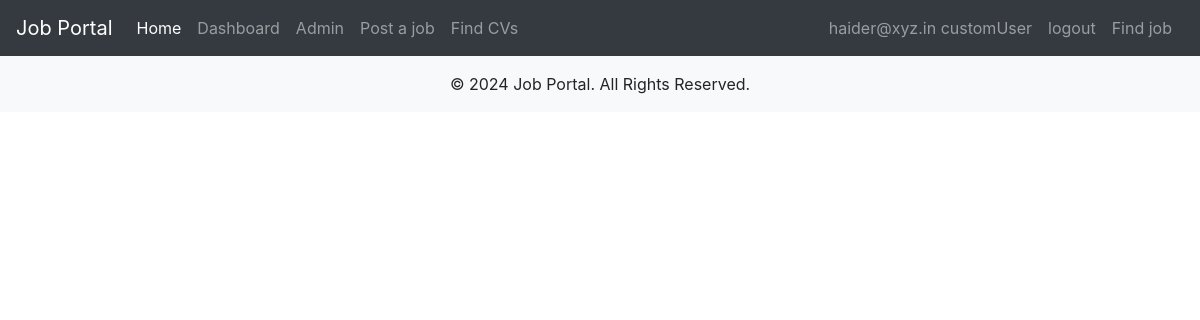
The app's page /JobApp/recruiter_job_view/ (signed in), older data.
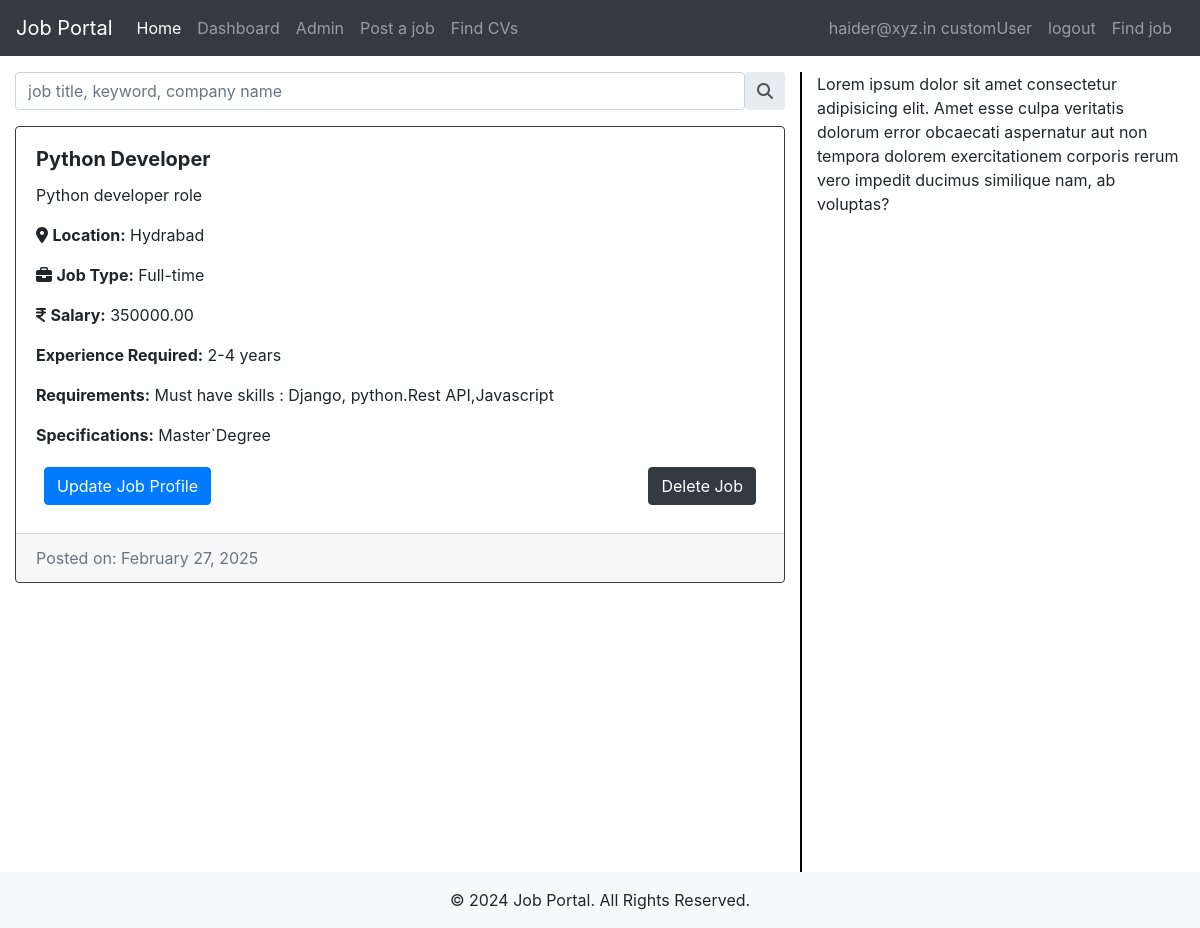
The same page, newer data.
### users/models.py (models this page shows)
class CustomUser(AbstractBaseUser,PermissionsMixin):
    username=None  #Removed the username field*/
    email = models.EmailField(_("email address"), unique=True)
    first_name = models.CharField(max_length=100)
    last_name = models.CharField(max_length=100)
    is_staff = models.BooleanField(default=False)
    is_active = models.BooleanField(default=True)
    date_joined = models.DateTimeField(_("join date"), default=timezone.now)
    USER_TYPE_CHOICES = (
        ('candidate', 'Candidate'),
        ('recruiter', 'Recruiter'),
    )
    user_type = models.CharField(max_length=10,choices=USER_TYPE_CHOICES)
    USERNAME_FIELD="email"
    REQUIRED_FIELDS=[]
    objects=CustomUserManager()
    def __str__(self):
        return  f'{self.email} customUser'

### JobApp/models.py (models this page shows, shortened)
class Job(models.Model):
    recruiter = models.ForeignKey(
        CustomUser,
        on_delete=models.CASCADE,
        limit_choices_to={'user_type': 'recruiter'}
    )
    title = models.CharField(max_length=255)
    description = models.TextField()
    location = models.CharField(max_length=255)
    job_type = models.CharField(
        max_length=50,
        choices=[
            ('full-time', 'Full-time'),
            ('part-time', 'Part-time'),
            ('internship', 'Internship')
        ]
    )
    salary = models.DecimalField(
        max_digits=10,
        decimal_places=2,
        null=True,
        blank=True
    )
    skills =models.ManyToManyField("Skill", related_name='technical_skill',blank=True)
    requirements = models.TextField(help_text="List of job requirements")
    experience_required = models.CharField(
        max_length=100,
        help_text="Required experience level"
    )
    specifications = models.TextField(
        null=True,
        blank=True,
        help_text="Any other specific requirements"
    )
    education=models.CharField(_("Education"), max_length=50,choices=education, default='masters')
    language=models.CharField(_("Languages"), max_length=50,choices=language,default='eng')
    schedule=models.CharField(_("Shift and schedule"), max_length=50,choices=shift,default='morning')
    work_mode = models.CharField(
        max_length=10,
        choices=WORK_MODE_CHOICES,
        default='Onsite',  # Default to 'Onsite'
    )
    created_at = models.DateTimeField(auto_now_add=True, null=True)
    updated_at = models.DateTimeField(auto_now=True, null=True)
    is_published = models.BooleanField(default=False)
    is_closed = models.BooleanField(default=False)
    Vacancy = models.CharField(max_length=10, null=True)
    end_date = models.DateField(max_length=20, null=True,default='None')
    gender = models.CharField(max_length=30,choices=gender_chioce ,blank=True)
    likes=models.ManyToManyField(CustomUser,related_name='job_likes')

### JobApp/permission.py (the view)
    def wrap(request, *args, **kwargs):
        if request.user.user_type == 'recruiter':
            return function(request, *args, **kwargs)
        else:
            raise PermissionDenied

### JobApp/permission.py (called while the page is built)
def user_is_recruiter(function):
    def wrap(request, *args, **kwargs):
        if request.user.user_type == 'recruiter':
            return function(request, *args, **kwargs)
        else:
            raise PermissionDenied
    return wrap

### JobApp/views.py (called while the page is built)
@login_required(login_url=reverse_lazy('Account:signin'))
@user_is_recruiter
def recruiter_job_view(request):
    if request.user.is_authenticated:
        recruiter_jobs=Job.objects.filter(recruiter=request.user)
        print(request.user)
        return render(request, 'JobApp/recruiterJobPage.html', {'recruiter_jobs':recruiter_jobs})
    else:
        return redirect('Account:signin')

### templates/JobApp/recruiterJobPage.html (shortened to what this page needs)
{% extends "base.html" %}
{% load static %}
{% block content %}
<link rel="stylesheet" href="https://cdnjs.cloudflare.com/ajax/libs/font-awesome/6.6.0/css/all.min.css" />
{% include "recruiter_navbar.html" %}
{% if recruiter_jobs %}
<div class="container-fluid mt-3">
    <div class="row">
        <div class="col-md-8">
            <div class="input-group rounded mb-3">
                <input type="search" class="form-control rounded" placeholder="job title, keyword, company name" aria-label="Search" aria-describedby="search-addon" />
                <span class="input-group-text border-0" id="search-addon">
                    <i class="fas fa-search"></i>
                </span>
            </div>
            {% for job in recruiter_jobs %}
            <div class="card  shadow-sm mb-4 border border-dark rounded" >
                <article class="card-body">
                    <h5 class="card-title"><b>{{ job.title }}</b></h5>
                    <p class="card-text">{{ job.description|truncatewords:20 }}</p>
                    <p><i class="fa-sharp fa-solid fa-location-dot"></i>
                        <strong>Location:</strong> {{ job.location }}</p>
                    <p><i class="fa-solid fa-briefcase"></i> <strong>Job Type:</strong> {{ job.get_job_type_display }}</p>
                    <p> <i class="fa-solid fa-indian-rupee-sign"></i> <strong>Salary:</strong> {{ job.salary|default:"Not specified" }}</p>
                    <p> <strong>Experience Required:</strong> {{ job.experience_required }}</p>
                    <p><strong>Requirements:</strong> {{ job.requirements|linebreaksbr }}</p>
                    {% if job.specifications %}
                    <p><strong>Specifications:</strong> {{ job.specifications|linebreaksbr }}</p>
                    {% endif %}
                    <div class="row p-1 m-1 d-flex justify-content-between">
                        <a href="" class="btn btn-primary">Update Job Profile</a>
                        <a href="" class="btn btn-dark">Delete Job</a>
                    </div>
                </article>
                <div class="card-footer text-muted">
                    Posted on: {{ job.created_at|date:"F d, Y" }}
                </div>
            </div>
            {% endfor %}
        </div>
        <div class="col-md-4" style="border-left: 2px solid black; height: 100vh;">
            <p>Lorem ipsum dolor sit amet consectetur adipisicing elit. Amet esse culpa veritatis dolorum error obcaecati aspernatur aut non tempora dolorem exercitationem corporis rerum vero impedit ducimus similique nam, ab voluptas?</p>
        </div>
    </div>
</div>
{% endif %}
<footer class="bg-light py-3">
    <div class="container">
        <p class="text-center mb-0">&copy; 2024 Job Portal. All Rights Reserved.</p>
    </div>
</footer>
{% endblock %}

### templates/base.html (shortened to what this page needs)
<!DOCTYPE html>
<html>
<head>
    <link rel="stylesheet" href="https://cdn.jsdelivr.net/npm/bootstrap@4.0.0/dist/css/bootstrap.min.css">
</head>
<body>
    {% block content %}
    {% endblock  %}
    </body>
</html>

### templates/recruiter_navbar.html (shortened to what this page needs)
<nav class="navbar navbar-expand-lg navbar-dark bg-dark fixed-top">
    <a class="navbar-brand" href="#">Job Portal</a>
    <div class="collapse navbar-collapse" id="navbarSupportedContent">
      <ul class="navbar-nav mr-auto">
        <li class="nav-item active">
          <a class="nav-link" href="{% url 'JobApp:job_view' %}">Home <span class="sr-only">(current)</span></a>
        </li>
        <li class="nav-item">
          <a class="nav-link" href="{% url 'JobApp:dashboard_view' %}">Dashboard</a>
        </li>
        <li class="nav-item">
          <a class="nav-link" href="/admin/">Admin</a>{{ forloop.counter }}
        </li>
        <li class="nav-item">
          <a class="nav-link" href="">Post a job</a>
        </li>
        <li class="nav-item">
          <a class="nav-link" href=""> Find CVs</a>
        </li>
      </ul>
      <ul class="nav navbar-nav navbar-right mr-1">
        {% if user.is_authenticated %}
        <li class="nav-item d-flex justify-content-center">
          <a href="{% url 'Account:recruiter_profile' %}" class="nav-link"> {{ request.user }}</a> <a href="{% url 'Account:signout' %}" class="nav-link"> logout</a>
        </li>
        {% endif %}
        <li class="nav-item">
          <a href="{% url 'JobApp:job_view' %}" class="nav-link">Find job</a>
        </li>
      </ul>
    </div>
  </nav>

### templates/recruiter_navbar.html (style rules this page uses)
.navbar.fixed-top { position: fixed; top: 0; left: 0; z-index: 1000; }
body { padding-top: 56px; }

Row changes from the older to the newer data that the page shows:
added Job: title "Python Developer", description "Python developer role", location "Hydrabad", job_type "Full-time", salary "350000.00", experience_required "2-4 years", requirements "Must have skills : Django, python.Rest API,Javascript", specifications "Master`Degree", created_at "February 27, 2025"
Text that changed along with them:
text now shown: "Lorem ipsum dolor sit amet consectetur adipisicing elit. Amet esse culpa veritatis dolorum error obcaecati aspernatur aut non tempora dolorem exercitationem corporis rerum vero impedit ducimus similique nam, ab voluptas?"
